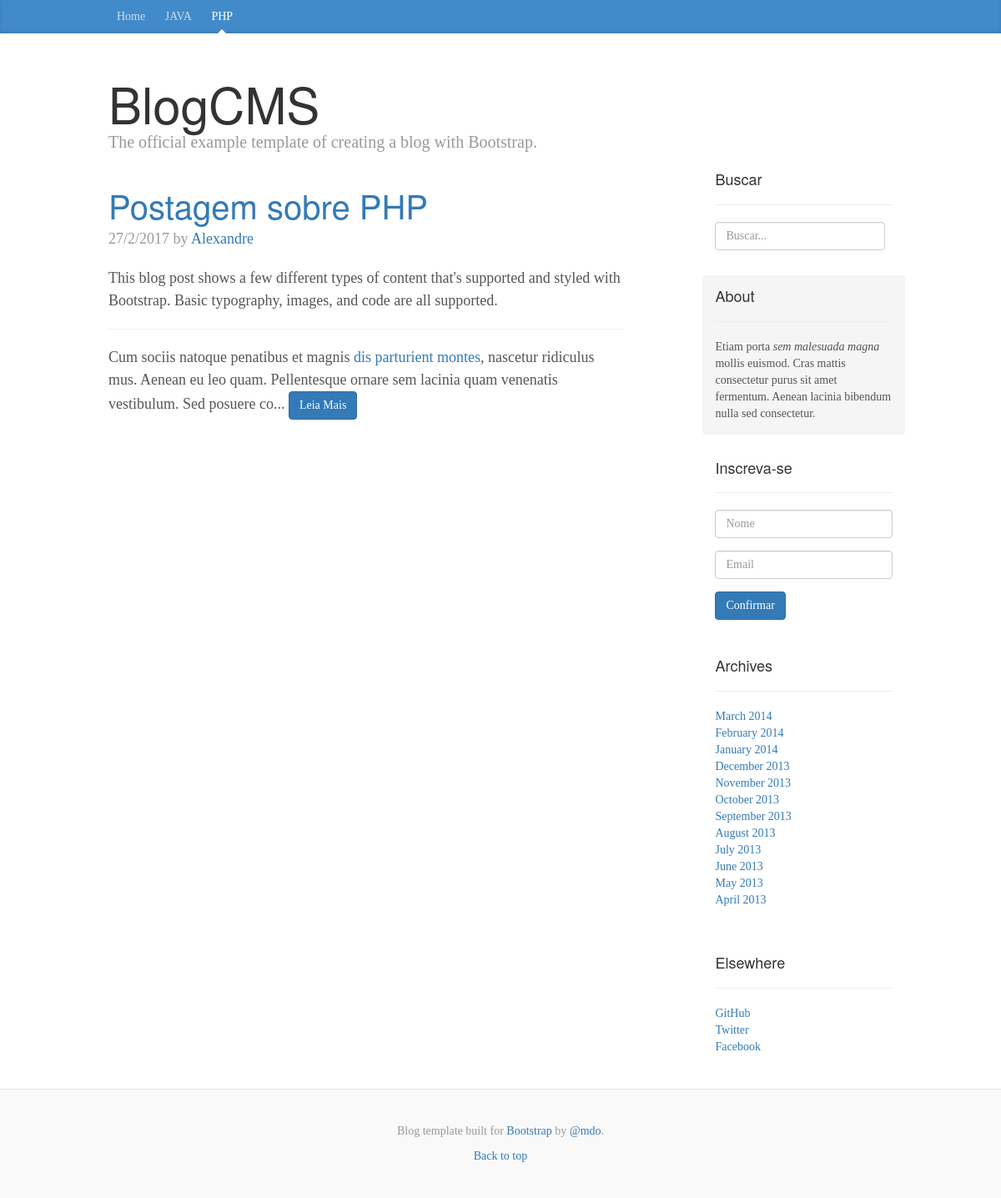
/index.php?categoria=2, run on the app's committed database.
### tables this page shows
CREATE TABLE `categorias` (
  `id` int(11) NOT NULL,
  `texto` varchar(100) NOT NULL
);

CREATE TABLE `postagens` (
  `id` int(11) NOT NULL,
  `titulo` varchar(200) NOT NULL,
  `categoria` int(11) NOT NULL,
  `data` varchar(100) NOT NULL,
  `corpo` longtext NOT NULL,
  `autor` varchar(100) NOT NULL,
  `palavras` varchar(200) NOT NULL
);

### index.php (the view)
<?php include("includes/header.php");
  if(isset($_GET['categoria'])) {
    $categoria = mysqli_real_escape_string($db , $_GET['categoria']);
    $query = "SELECT * FROM postagens WHERE categoria='$categoria'";
  }else {
    $query = "SELECT * FROM postagens";
  }
  $postagens = $db->query($query);
?>
      <div class="blog-header">
        <h1 class="blog-title">BlogCMS</h1>
        <p class="lead blog-description">The official example template of creating a blog with Bootstrap.</p>
      </div>
        <?php if($postagens->num_rows > 0) {
          while ($row = $postagens->fetch_assoc()) {
        ?>
          <div class="blog-post">
            <h2 class="blog-post-title"><a href="single.php?postagem=<?php echo $row['id'] ?>"><?php echo $row['titulo']; ?></a></h2>
            <p class="blog-post-meta"><?php echo $row['data']; ?> by <a href="#"><?php echo $row['autor']; ?></a></p>
            <?php
              $corpo = $row['corpo'];
              echo substr($corpo, 0 , 400) . "...";
            ?>
            <a href="<?php echo $row['id'] ?>" class="btn btn-primary">Leia Mais</a>
          </div>
        <?php } } ?>
        </div>
<?php include("includes/sidebar.php");?>
<?php include("includes/footer.php");?>

### includes/header.php (shortened to what this page needs)
<?php
	include("includes/db.php");
  $query = "SELECT * FROM categorias";
  $categorias = $db->query($query);
?>
<!DOCTYPE html>
<html lang="en">
  <head>
    <link href="css/bootstrap.css" rel="stylesheet">
    <link href="css/blog.css" rel="stylesheet">
  </head>
  <body>
    <div class="blog-masthead">
      <div class="container">
        <nav class="blog-nav">
          <?php if(isset($_GET['categoria'])) { ?>
          <a class="blog-nav-item" href="index.php">Home</a>
          <?php }else { ?>
          <a class="blog-nav-item active" href="index.php">Home</a>
          <?php } ?>
          <?php
          if($categorias->num_rows > 0) {
            while ($row = $categorias->fetch_assoc()) {
              if(isset($_GET['categoria']) && $row['id'] == $_GET['categoria']) { ?>
          <a class="blog-nav-item active" href="index.php?categoria=<?php echo $row['id']; ?>"><?php echo $row['texto']?></a>
          <?php }else echo "<a class='blog-nav-item' href='index.php?categoria=$row[id]'>$row[texto]</a>";
            }
          } ?>
        </nav>
      </div>
    </div>
    <div class="container">
      <div class="row">
        <div class="col-sm-8 blog-main">

### css/blog.css (style rules this page uses)
body { font-family: Georgia, "Times New Roman", Times, serif; color: #555; }
h1, .h1, h2, .h2, h3, .h3, h4, .h4, h5, .h5, h6, .h6 { margin-top: 0; font-family: "Helvetica Neue", Helvetica, Arial, sans-serif; font-weight: normal; color: #333; }
@media (min-width: 1200px) { .container { width: 970px; } }
.blog-masthead { background-color: #428bca; -webkit-box-shadow: inset 0 -2px 5px rgba(0,0,0,.1); box-shadow: inset 0 -2px 5px rgba(0,0,0,.1); }
.blog-nav-item { position: relative; display: inline-block; padding: 10px; font-weight: 500; color: #cdddeb; }
.blog-nav .active { color: #fff; }
.blog-nav .active:after { position: absolute; bottom: 0; left: 50%; width: 0; height: 0; margin-left: -5px; vertical-align: middle; content: " "; border-right: 5px solid transparent; border-bottom: 5px solid; border-left: 5px solid transparent; }
.blog-header { padding-top: 20px; padding-bottom: 20px; }
.blog-title { margin-top: 30px; margin-bottom: 0; font-size: 60px; font-weight: normal; }
.blog-description { font-size: 20px; color: #999; }
.blog-main { font-size: 18px; line-height: 1.5; }
.blog-post { margin-bottom: 60px; }
.blog-post-title { margin-bottom: 5px; font-size: 40px; }
.blog-post-meta { margin-bottom: 20px; color: #999; }

### data on the page
categorias: texto "JAVA"
categorias: texto "PHP"
postagens: titulo "Postagem sobre PHP", data "27/2/2017", autor "Alexandre", corpo "This blog post shows a few different types of content that's supported and styled with Bootstrap. Basic typography, images, and code are all supported. Cum sociis natoque penatibus et magnis dis parturient montes , nascetur ridiculus mus. Aenean eu leo quam. Pellentesque ornare sem lacinia quam venenatis vestibulum. Sed posuere co"
